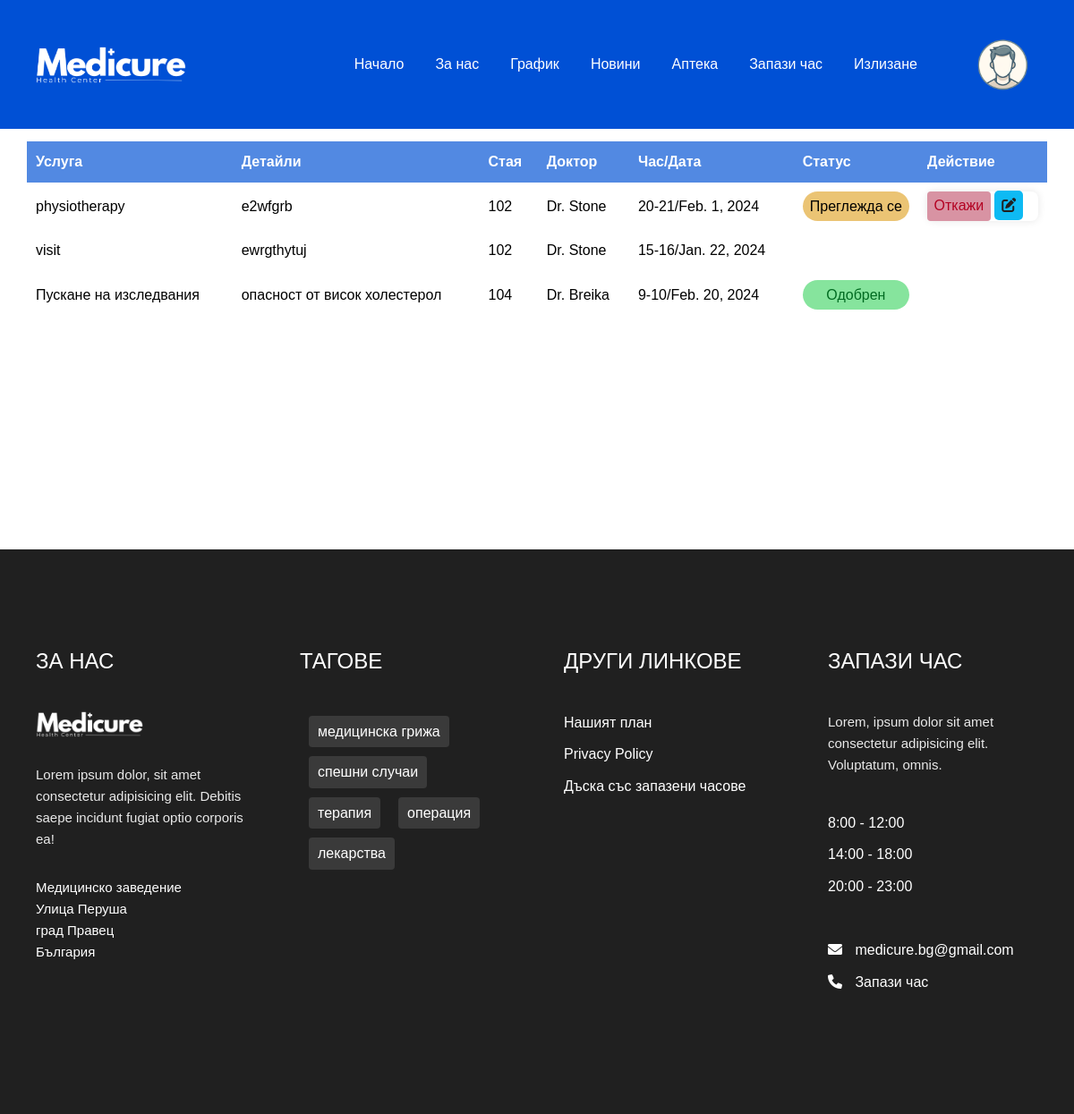
The app's page /appointments (signed in), older data.
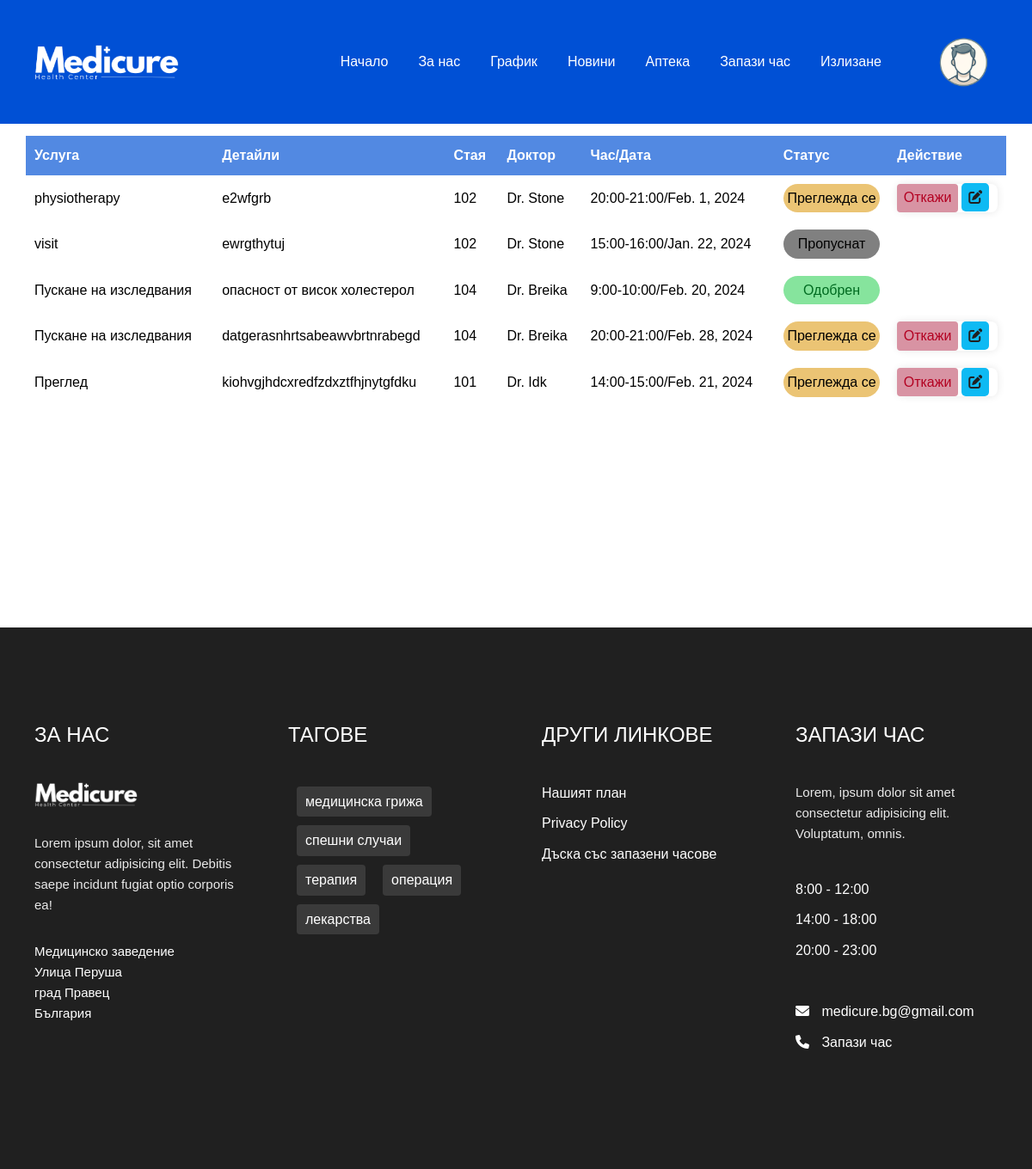
The same page, newer data.
### projectapp/models.py (models this page shows, shortened)
class Appointment(models.Model):
    patient = models.ForeignKey(CustomUser, on_delete=models.CASCADE, related_name='patient_appointments', blank=True, null=True)
    doctor = models.ForeignKey(CustomUser, on_delete=models.CASCADE, related_name='doctor_appointments', blank=True, null=True)
    service = models.CharField(max_length=255, blank=True, null=True)
    details = models.CharField(max_length=255, blank=True, null=True)
    appointment_date = models.DateField()
    appointment_time = models.CharField(max_length=12)
    STATUS_CHOICES = [
        ('Одобрен' , 'Одобрен'),
        ('Преглежда се', 'Преглежда се'),
        ('Отказан', 'Отказан'),
        ('Пропуснат', 'Пропуснат'),
        ('Изпълнен', 'Изпълнен')
    ]
    status = models.CharField(max_length=20, choices=STATUS_CHOICES, null=True, blank=True, default='Преглежда се')

class CustomUser(models.Model):
    user = models.OneToOneField(User, on_delete=models.CASCADE, blank=True, null=True)
    phone = models.CharField(max_length=13)
    date_of_birth = models.DateField(null=True, blank=True)
    specialty = models.CharField(max_length=100, null=True, blank=True)
    ROLE_CHOICES = [
        ('admin', 'Administrator'),
        ('doctor', 'Doctor'),
        ('patient', 'Patient')
    ]
    role = models.CharField(max_length=7, choices=ROLE_CHOICES)
    forgot_password_token = models.CharField(max_length=100, null=True, blank=True)
    GENDER_CHOICES = [
        ('male' , 'Male'),
        ('female', 'Female'),
        ('other' , 'Other')
    ]
    gender = models.CharField(max_length=6, choices=GENDER_CHOICES, default='not set', blank=True, null=True)
    room_num = models.IntegerField(null=True, blank=True)

### projectapp/views.py (the view, shortened to what this page needs)
# urls.py: path('appointments', views.appointments, name='appointments'),
def appointments(request):
    if request.user.is_authenticated:
        user_email = request.user.email
        patient_appointments = Appointment.objects.filter(patient__user__email=user_email)
        doctor_appointments = Appointment.objects.filter(doctor__user__email=user_email)
        appointments = Appointment.objects.all()
        context = {
                   'appointments' : appointments,
                   'patient_appointments': patient_appointments,
                   'doctor_appointments' : doctor_appointments
                   }
        return render(request, 'appointments.html', context)
    else:
        html_content = """
            <br><br><br><br><br>
            <p><strong> Влезте или се регистирайте за да видите графика си.</strong></p>
            <br><br><br><br><br><br><br><br><br><br><br><br><br><br><br><br><br><br><br><br><br><br><br>
        """
    return render(request, 'appointments.html', {'html_content' : html_content})

### projectapp/context_processors.py (called while the page is built)
def add_user_profile(request):
    if request.user.is_authenticated:
        user_profile = CustomUser.objects.get(user=request.user)
        return {'user_profile': user_profile}
    return {}

### template/appointments.html (shortened to what this page needs)
{% load static %}
<!DOCTYPE html>
<html lang="bg">
<head>
    <link rel="stylesheet" href="{% static 'css/appointments.css' %}">
    <link rel="stylesheet" href="https://cdnjs.cloudflare.com/ajax/libs/font-awesome/6.0.0-beta2/css/all.min.css" />
</head>
<body>
    {% include 'nav.html' %}
    {% if user.is_authenticated %}
    <section class="table__body">
        <table>
            {% if user_profile.role == 'patient' %}
            <thead>
                <tr>
                    <th> Услуга </th>
                    <th> Детайли </th>
                    <th> Стая </th>
                    <th> Доктор </th>
                    <th> Час/дата </th>
                    <th> Статус </th>
                    <th> Действие </th>
                </tr>
            </thead>
            <tbody>
                {% for appointment in patient_appointments %}
                <tr>
                    <td> {{appointment.service}} </td>
                    <td> {{appointment.details}} </td>
                    <td> {{appointment.doctor.room_num}} </td>
                    <td> Dr. {{appointment.doctor.user.last_name}} </td>
                    <td> {{appointment.appointment_time}}/{{appointment.appointment_date}} </td>
                    <td>
                        {% if  appointment.status == "Преглежда се" %}
                        <p class="status pending">{{appointment.status}}</p>
                        {% elif  appointment.status == "Одобрен" %}
                        <p class="status approved">{{appointment.status}}</p>
                        {% elif  appointment.status == "Отказан" %}
                        <p class="status cancelled">{{appointment.status}}</p>
                        {% elif  appointment.status == "Пропуснат" %}
                        <p class="status missed">{{appointment.status}}</p>
                        {% elif  appointment.status == "Изпълнен" %}
                        <p class="status done">{{appointment.status}}</p>
                        {% endif %}
                    </td>
                    <td>
                        <form method="post" class="form-appointments">
                            {% if appointment.status == "Преглежда се" %}
                            <button class="cancelled" name="status" value="Отказан"> Откажи</button>
                            <a class="edit" href="{% url 'edit_appointment' appointment.id %}"> <i class="fas fa-edit"></i></a>
                            {% elif appointment.status == "Отказан" %}
                            <button class="approved" name="status" value="Преглежда се"> Възобнови</button>
                            <a class="edit" href="{% url 'edit_appointment' appointment.id %}"><i class="fas fa-edit"></i></a>
                            {% endif %}
                        </form>
                    </td>
                </tr>
                {% endfor %}
            </tbody>
            {% endif %}
        </table>
    </section>
    {% else %}
        {{ html_content|safe }}
    {% endif %}
            {% include 'make_an_appointment.html' %}
        {% include 'footer.html' %}
</body>
</html>

### template/nav.html (shortened to what this page needs)
{% load static %}
    <link rel = "stylesheet" href = "{% static 'css/normalize.css' %}">
    <link rel = "stylesheet" href = "{% static 'css/main.css' %}">
<nav class = "navbar bg-blue">
    <div class = "container flex">
        <a href = "{% url 'index' %}" class = "navbar-brand">
            <img src = "{% static 'images/Medicure.png' %}" alt = "site logo">
        </a>
        <div class = "navbar-collapse bg-white">
            <ul class = "navbar-nav">
                <li class = "nav-item">
                    <a href = "{% url 'index' %}" class = "nav-link">Начало</a>
                </li>
                <li class = "nav-item">
                    <a href = "{% url 'aboutus' %}" class = "nav-link">За нас</a>
                </li>
                <li class = "nav-item">
                    <a href = "{% url 'appointments' %}" class = "nav-link">График</a>
                </li>
                <li class = "nav-item">
                    <a href = "#" class = "nav-link">Новини</a>
                </li>
                <li class = "nav-item">
                    <a href = "{% url 'pharmacy' %}" class = "nav-link">Аптека</a>
                </li>
                {% if user.is_authenticated %}
                    {% if user_profile.role == 'patient' and user_profile.gender == 'male' %}
                    <li class = "nav-item">
                        <a href = "#" class = "nav-link appointment">Запази час</a>
                    </li>
                    <li class = "nav-item"><a class="nav-link" href="{% url 'logout' %}"">Излизане</a></li>
                </ul>
                    <div class="search-bar">
                        <a href="{% url 'profile' %}"><img class="profile-img" style="height: 80px; width:80px;" src="{% static 'images/profilepic1.png' %}" alt="profilepic"></a>
                    </div>
                    {% elif  user_profile.role == 'doctor' and user_profile.gender == 'male' %}
                    <li class = "nav-item"><a class="nav-link" href="{% url 'logout' %}"">Излизане</a></li>
                </ul>
                    <div class="search-bar">
                        <a href="{% url 'profile' %}"><img class="profile-img" style="height: 60px; width:60px;" src="{% static 'images/profilepic3.png' %}" alt="profilepic"></a>
                    </div>
                    {% elif  user_profile.role == 'doctor' and user_profile.gender == 'female' %}
                    <li class = "nav-item"><a class="nav-link" href="{% url 'logout' %}"">Излизане</a></li>
                </ul>
                    <div class="search-bar">
                        <a href="{% url 'profile' %}"><img class="profile-img" style="height: 80px; width:80px;" src="{% static 'images/profilepic4.png' %}" alt="profilepic"></a>
                    </div>
                    {% else %}
                    <li class = "nav-item"><a class="nav-link" href="{% url 'logout' %}"">Излизане</a></li>
                </ul>
                    <div class="search-bar">
                        <a href="{% url 'profile' %}"><img class="profile-img" style="height: 50px; width:50px;" src="{% static 'images/profilepic5.png' %}" alt="profilepic"></a>
                    </div>
                    {% endif %}
                {% endif %}
        </div>
    </div>
</nav>

### template/make_an_appointment.html (shortened to what this page needs)
{% load static %}
<!DOCTYPE html>
<html lang="bg">
<head>
</head>
<body>
</body>
</html>

### template/footer.html
 {% load static%}
 <link rel = "stylesheet" href = "{% static 'css/normalize.css' %}">
    <link rel = "stylesheet" href = "{% static 'css/main.css' %}">
 <footer id = "footer" class = "footer text-center">
    <div class = "container">
        <div class = "footer-inner text-white py grid">
            <div class = "footer-item">
                <h3 class = "footer-head">за нас</h3>
                <div class = "icon">
                    <img src = "{% static 'images/MedicureBlack.png' %}">
                </div>
                <p class = "text text-md">Lorem ipsum dolor, sit amet consectetur adipisicing elit. Debitis saepe incidunt fugiat optio corporis ea!</p>
                <address>
                    Медицинско заведение <br>
                    Улица Перуша  <br>
                    град Правец <br>
                    България
                </address>
            </div>
            <div class = "footer-item">
                <h3 class = "footer-head">тагове</h3>
                <ul class = "tags-list flex">
                    <li>медицинска грижа</li>
                    <li>спешни случаи</li>
                    <li>терапия</li>
                    <li>операция</li>
                    <li>лекарства</li>
                </ul>
            </div>
            <div class = "footer-item">
                <h3 class = "footer-head">Други линкове</h3>
                <ul>
                    <li><a href = "#" class = "text-white">Нашият план</a></li>
                    <li><a href = "#" class = "text-white">Privacy Policy</a></li>
                    <li><a href = "#" class = "text-white">Дъска със запазени часове</a></li>
                </ul>
            </div>
            <div class = "footer-item">
                <h3 class = "footer-head">запази час</h3>
                <p class = "text text-md">Lorem, ipsum dolor sit amet consectetur adipisicing elit. Voluptatum, omnis.</p>
                <ul class = "appointment-info">
                    <li>8:00 - 12:00</li>
                    <li>14:00 - 18:00</li>
                    <li>20:00 - 23:00</li>
                    <br>
                    <li>
                        <i class = "fas fa-envelope"></i>
                        <span>medicure.bg@gmail.com</span>
                    </li>
                    {% if user_profile.role == 'patient' %}
                    <li>
                        <i class = "fas fa-phone"></i>
                        <a href="#" class="appointment"><span style="color: white;">Запази час</span></a>
                    </li>
                    {% endif %}
                </ul>
            </div>
        </div>
    </div>
</footer>

### static/css/appointments.css (style rules this page uses)
* { margin: 0; padding: 0; box-sizing: border-box; font-family: sans-serif; }
.table__body { width: 95%; max-height: calc(89% - 1.6rem); background-color: #fffb; margin: .8rem auto; border-radius: .6rem; overflow: auto; overflow: overlay; }
table { width: 100%; margin-bottom: 25rem; margin-top: 15rem; }
table, th, td { border-collapse: collapse; padding: 1rem; text-align: left; }
thead th { position: sticky; top: 0; left: 0; background-color: #0052d5ad; text-transform: capitalize; color: #fff; }
tbody tr { --delay: .1s; transition: .5s ease-in-out var(--delay), background-color 0s; }
tbody tr td, tbody tr td p, tbody tr td img { transition: .2s ease-in-out; }
.status { padding: .4rem 0; border-radius: 2rem; text-align: center; }
.status.approved { background-color: #86e49d; color: #006b21; }
.status.pending { background-color: #ebc474; }
.status.missed { background-color: grey; }
.approved { background-color: #86e49d; color: #006b21; }
.pending { background-color: #ebc474; }
.cancelled { background-color: #d893a3; color: #b30021; }
.missed { background-color: grey; }
.form-appointments { background: none; margin: 0; padding: 0; border-collapse: collapse; }
.edit { padding: 0.8rem; background-color: #0ebaf3 ; border-radius: 5px; }

### template/make_an_appointment.html (style rules this page uses)
body { font-family: Arial, sans-serif; margin: 0; padding: 0; }
form { max-width: 600px; margin: 2rem auto; padding: 1.5rem; border-radius: 8px; box-shadow: 0 0 10px rgba(0, 0, 0, 0.1); }
button { background-color: #0050d5; color: #ffffff; padding: 0.75rem; border: none; border-radius: 4px; cursor: pointer; }

Row changes from the older to the newer data that the page shows:
changed Appointment "physiotherapy": appointment_time "20-21" → "20:00-21:00"
changed Appointment "visit": appointment_time "15-16" → "15:00-16:00"; status (not shown) → "Пропуснат"
changed Appointment "опасност от висок холестерол": appointment_time "9-10" → "9:00-10:00"
added Appointment: service "Пускане на изследвания", details "datgerasnhrtsabeawvbrtnrabegd", doctor.room_num "104", doctor.user.last_name "Breika", appointment_time "20:00-21:00", appointment_date "Feb. 28, 2024", status "Преглежда се", shows "Откажи"
added Appointment: service "Преглед", details "kiohvgjhdcxredfzdxztfhjnytgfdku", doctor.room_num "101", doctor.user.last_name "Idk", appointment_time "14:00-15:00", appointment_date "Feb. 21, 2024", status "Преглежда се", shows "Откажи"
